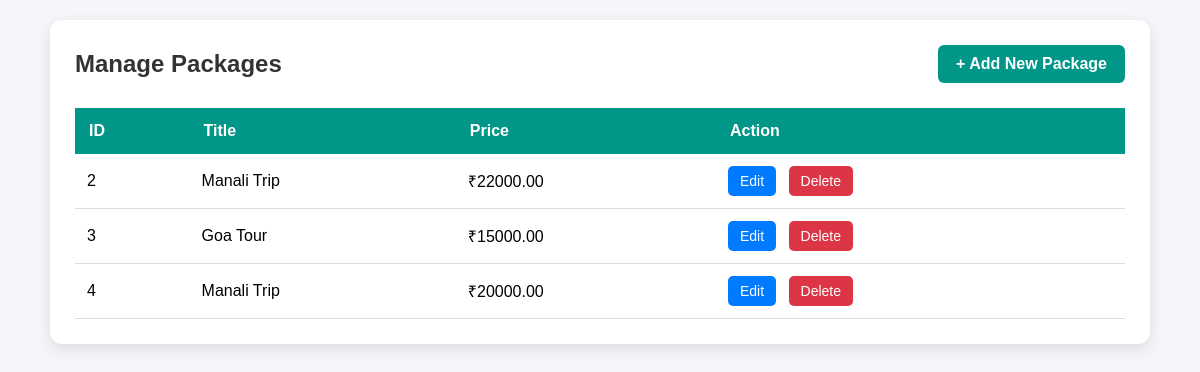
The app's page /admin-packages.php (signed in) with its own data.
### tables this page shows
CREATE TABLE `packages` (
  `id` int(11) NOT NULL,
  `title` varchar(100) DEFAULT NULL,
  `description` text DEFAULT NULL,
  `price` decimal(10,2) DEFAULT NULL,
  `image` varchar(255) DEFAULT NULL,
  `total_seats` int(11) NOT NULL DEFAULT 16
);

### admin-packages.php (the view, shortened to what this page needs)
<?php
include 'db.php';
$result = mysqli_query($conn,"SELECT * FROM packages");
?>
<!DOCTYPE html>
<html lang="en">
<head>
</head>
<body>
<div class="container">
    <div class="top-bar">
        <h2>Manage Packages</h2>
        <a href="add-package.php" class="add-btn">
            + Add New Package
        </a>
    </div>
    <div class="table-responsive">
        <table>
            <tr>
                <th>ID</th>
                <th>Title</th>
                <th>Price</th>
                <th>Action</th>
            </tr>
            <?php while($row = mysqli_fetch_assoc($result)){ ?>
            <tr>
                <td><?php echo $row['id']; ?></td>
                <td><?php echo $row['title']; ?></td>
                <td>₹<?php echo $row['price']; ?></td>
                <td class="action">
                    <a href="edit-package.php?id=<?php echo $row['id']; ?>"
                       class="edit-btn">
                        Edit
                    </a>
                    <a href="?delete=<?php echo $row['id']; ?>"
                       class="delete-btn"
                       onclick="return confirm('Are you sure?')">
                        Delete
                    </a>
                </td>
            </tr>
            <?php } ?>
        </table>
    </div>
</div>
</body>
</html>

### admin-packages.php (style rules this page uses)
* { margin:0; padding:0; box-sizing:border-box; font-family:Arial, sans-serif; }
body { background:#f4f6f9; padding:20px; }
.container { width:100%; max-width:1100px; margin:auto; background:#fff; padding:25px; border-radius:12px; box-shadow:0 5px 15px rgba(0,0,0,0.1); }
.top-bar { display:flex; justify-content:space-between; align-items:center; flex-wrap:wrap; gap:15px; margin-bottom:25px; }
.top-bar h2 { color:#333; }
.add-btn { background:#009688; color:white; text-decoration:none; padding:10px 18px; border-radius:6px; font-weight:bold; }
.table-responsive { width:100%; overflow-x:auto; }
table { width:100%; border-collapse:collapse; min-width:700px; }
table th { background:#009688; color:white; padding:14px; text-align:left; }
table td { padding:12px; border-bottom:1px solid #ddd; }
.action a { display:inline-block; margin-right:8px; padding:7px 12px; border-radius:5px; text-decoration:none; font-size:14px; }
.edit-btn { background:#007bff; color:#fff; }
.delete-btn { background:#dc3545; color:#fff; }

### records on screen
packages: id "2", title "Manali Trip", price "22000.00"
packages: id "3", title "Goa Tour", price "15000.00"
packages: id "4", title "Manali Trip", price "20000.00"
